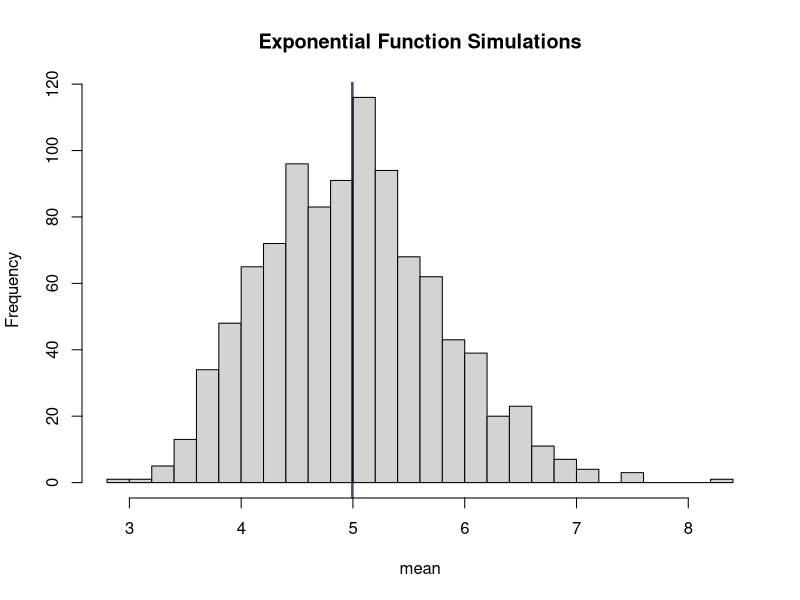
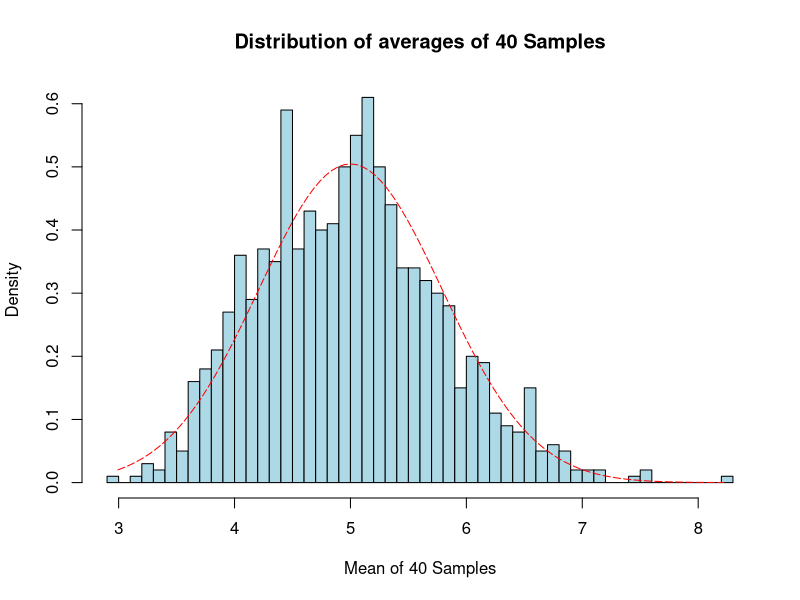
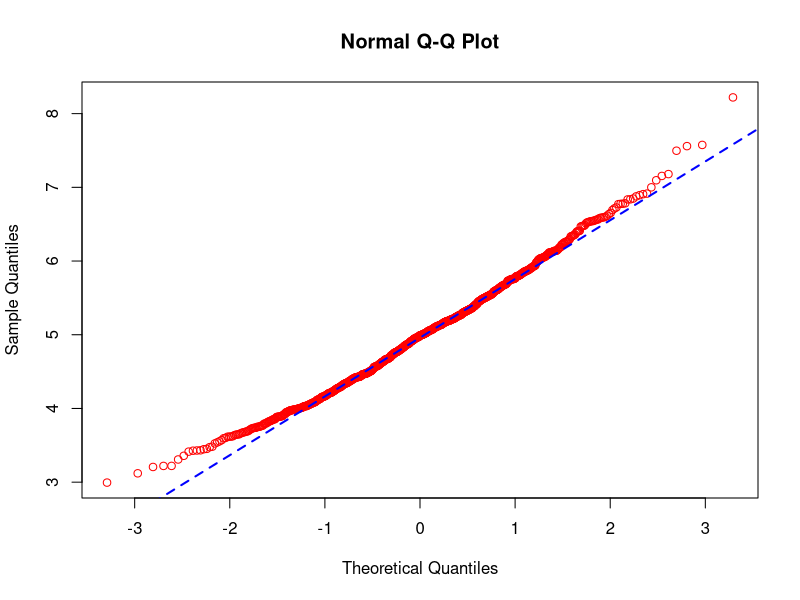

Write R code to recreate these figures, in order.
## ---- chunk 1
knitr::opts_chunk$set(echo = TRUE)
## ---- chunk 2
library("data.table")
library("ggplot2")
## ---- chunk 3
# set seed for reproducibility
set.seed(0)
# set lambda to 0.2
lambda <- 0.2
# we need 40 samples
n <- 40
# set 1000 simulations
simulations <- 1000
# simulate the samples
simulated_exponentials <- replicate(simulations, rexp(n, lambda))
# calculate mean of samples
means_exponentials <- apply(simulated_exponentials, 2, mean)
## ---- chunk 4
analytical_mean <- mean(means_exponentials)
analytical_mean
## ---- chunk 5
theory_mean <- 1/lambda
theory_mean
## ---- chunk 6
# plot data
hist(means_exponentials, xlab = "mean", main = "Exponential Function Simulations",20)
abline(v = analytical_mean, col = "blue")
abline(v = theory_mean, col = "black")
## ---- chunk 7
# standard deviation
standard_deviation_dist <- sd(means_exponentials)
standard_deviation_dist
## ---- chunk 8
# standard deviation
standard_deviation_theory <- (1/lambda)/sqrt(n)
standard_deviation_theory
## ---- chunk 9
# variance of distribution
variance_dist <- standard_deviation_dist^2
variance_dist
## ---- chunk 10
# variance from expression
variance_theory <- ((1/lambda)*(1/sqrt(n)))^2
variance_theory
## ---- chunk 11
xfit <- seq(min(means_exponentials), max(means_exponentials), length=100)
yfit <- dnorm(xfit, mean=1/lambda, sd=(1/lambda/sqrt(n)))
hist(means_exponentials,breaks=n,prob=T,col="lightblue",xlab = "Mean of 40 Samples",main="Distribution of averages of 40 Samples",ylab="Density")
lines(xfit, yfit, pch=10, col="red", lty=5)
## ---- chunk 12
# compare the distribution of averages of 40 samples to a normal distribution
qqnorm(means_exponentials, col = 'red', lwd = 1)
qqline(means_exponentials, col = 'blue', lwd = 2, lty=2)
